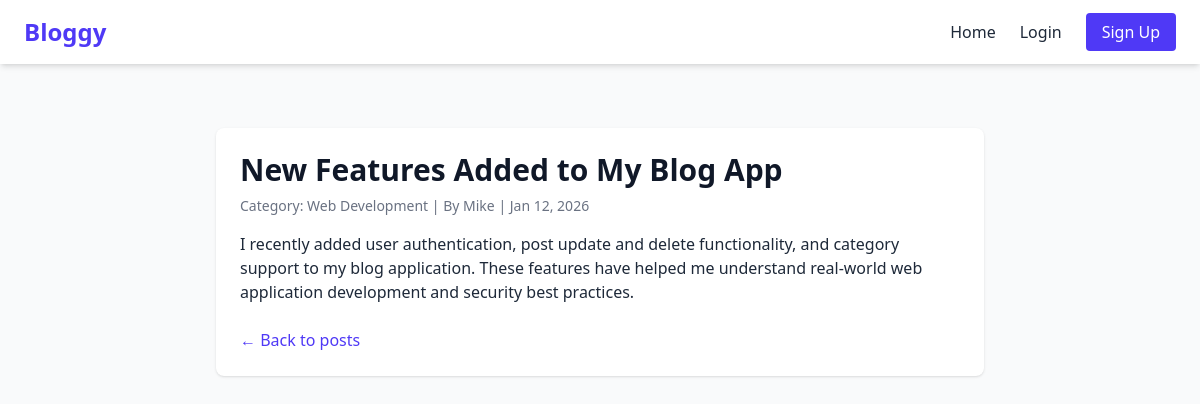
Screenshot of /bloggy/post/18/ with the database file from the repository.
### blog/models.py (models this page shows, shortened)
class Post(models.Model):
    title = models.CharField(max_length=100)
    content = models.TextField()
    category = models.ForeignKey(Category, on_delete=models.SET_NULL, null=True, blank=True)
    author = models.ForeignKey(User, on_delete=models.CASCADE)
    created_at = models.DateTimeField(auto_now_add=True)
    updated_at = models.DateTimeField(auto_now=True)

class Category(models.Model):
    name = models.CharField(max_length=100)
    slug = models.SlugField(unique=True)
    def __str__(self):
        return self.name

### blog/views.py (the view)
# urls.py: path('post/<int:post_id>/', post_detail, name='post_detail'),
def post_detail(request, post_id):
    post = get_object_or_404(Post, id=post_id)
    return render(request, 'blog/post_detail.html', {'post': post})

### blog/templates/blog/post_detail.html (shortened to what this page needs)
{% extends "base.html" %}
{% block content %}
<div class="max-w-3xl mx-auto bg-white p-6 rounded-lg shadow">
    <h1 class="text-3xl font-bold text-gray-900 mb-2">
        {{ post.title }}
    </h1>
    <p class="text-sm text-gray-500 mb-4">
        Category: {{ post.category }} |
        By {{ post.author }} |
        {{ post.created_at|date:"M d, Y" }}
    </p>
    <div class="prose max-w-none text-gray-800">
        {{ post.content|linebreaks }}
    </div>
    <div class="mt-6 flex justify-between items-center">
        <a href="{% url 'post_list' %}"
           class="text-indigo-600 hover:underline">
            ← Back to posts
        </a>
    </div>
</div>
{% endblock %}

### rows the page displays
Post: title "New Features Added to My Blog App", category "Web Development", author "Mike", created_at "Jan 12, 2026", content "I recently added user authentication, post update and delete functionality, and category support to my blog application. These features have helped me understand real-world web application development and security best practices."
